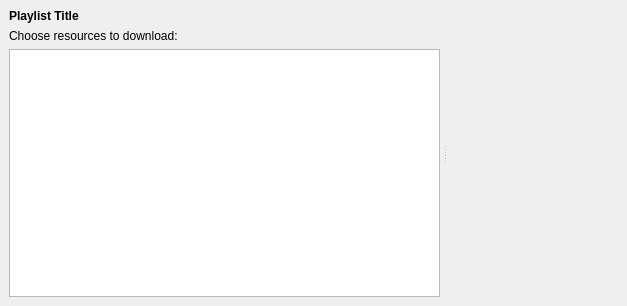
<?xml version="1.0" encoding="UTF-8"?>
<ui version="4.0">
 <class>StreamListWidget</class>
 <widget class="QWidget" name="StreamListWidget">
  <property name="geometry">
   <rect>
    <x>0</x>
    <y>0</y>
    <width>627</width>
    <height>306</height>
   </rect>
  </property>
  <property name="styleSheet">
   <string notr="true">/* QGroupBox exposes the title as QString (even if internally its probably a QLabel) */
QGroupBox {
	font-weight: bold;
}</string>
  </property>
  <layout class="QVBoxLayout" name="verticalLayout_13">
   <property name="spacing">
    <number>0</number>
   </property>
   <property name="leftMargin">
    <number>0</number>
   </property>
   <property name="topMargin">
    <number>0</number>
   </property>
   <property name="rightMargin">
    <number>0</number>
   </property>
   <property name="bottomMargin">
    <number>0</number>
   </property>
   <item>
    <widget class="QStackedWidget" name="stackedWidget">
     <property name="currentIndex">
      <number>2</number>
     </property>
     <widget class="QWidget" name="pageEmpty">
      <layout class="QVBoxLayout" name="verticalLayout_5"/>
     </widget>
     <widget class="QWidget" name="pageDownloading">
      <layout class="QVBoxLayout" name="verticalLayout_4">
       <item>
        <layout class="QHBoxLayout" name="horizontalLayout_7">
         <item>
          <spacer name="horizontalSpacer">
           <property name="orientation">
            <enum>Qt::Horizontal</enum>
           </property>
           <property name="sizeHint" stdset="0">
            <size>
             <width>40</width>
             <height>20</height>
            </size>
           </property>
          </spacer>
         </item>
         <item>
          <widget class="QLabel" name="label_6">
           <property name="text">
            <string>Detected Media:</string>
           </property>
          </widget>
         </item>
         <item>
          <widget class="QLabel" name="waitingIconLabel">
           <property name="text">
            <string/>
           </property>
           <property name="pixmap">
            <pixmap resource="../resources.qrc">:/icons/menu/stream_wait_16x16.gif</pixmap>
           </property>
          </widget>
         </item>
         <item>
          <widget class="QLabel" name="label_12">
           <property name="text">
            <string>Please wait, checking URL...</string>
           </property>
          </widget>
         </item>
         <item>
          <spacer name="horizontalSpacer_5">
           <property name="orientation">
            <enum>Qt::Horizontal</enum>
           </property>
           <property name="sizeHint" stdset="0">
            <size>
             <width>40</width>
             <height>20</height>
            </size>
           </property>
          </spacer>
         </item>
        </layout>
       </item>
       <item>
        <spacer name="verticalSpacer">
         <property name="orientation">
          <enum>Qt::Vertical</enum>
         </property>
         <property name="sizeHint" stdset="0">
          <size>
           <width>0</width>
           <height>0</height>
          </size>
         </property>
        </spacer>
       </item>
      </layout>
     </widget>
     <widget class="QWidget" name="pageNormal">
      <layout class="QVBoxLayout" name="verticalLayout_6" stretch="0">
       <item>
        <widget class="QSplitter" name="splitter">
         <property name="orientation">
          <enum>Qt::Horizontal</enum>
         </property>
         <property name="handleWidth">
          <number>10</number>
         </property>
         <property name="childrenCollapsible">
          <bool>false</bool>
         </property>
         <widget class="QWidget" name="playlistPanelWidget" native="true">
          <layout class="QVBoxLayout" name="verticalLayout">
           <property name="leftMargin">
            <number>0</number>
           </property>
           <property name="topMargin">
            <number>0</number>
           </property>
           <property name="rightMargin">
            <number>0</number>
           </property>
           <property name="bottomMargin">
            <number>0</number>
           </property>
           <item>
            <widget class="QLabel" name="playlistTitleLabel">
             <property name="font">
              <font>
               <weight>75</weight>
               <bold>true</bold>
              </font>
             </property>
             <property name="cursor">
              <cursorShape>IBeamCursor</cursorShape>
             </property>
             <property name="text">
              <string notr="true">Playlist Title</string>
             </property>
             <property name="wordWrap">
              <bool>true</bool>
             </property>
             <property name="textInteractionFlags">
              <set>Qt::LinksAccessibleByMouse|Qt::TextEditable|Qt::TextEditorInteraction|Qt::TextSelectableByKeyboard|Qt::TextSelectableByMouse</set>
             </property>
            </widget>
           </item>
           <item>
            <widget class="QLabel" name="label_9">
             <property name="text">
              <string>Choose resources to download:</string>
             </property>
            </widget>
           </item>
           <item>
            <widget class="CheckableTableView" name="playlistView"/>
           </item>
          </layout>
         </widget>
         <widget class="StreamWidget" name="streamWidget" native="true"/>
        </widget>
       </item>
      </layout>
     </widget>
     <widget class="QWidget" name="pageError">
      <layout class="QVBoxLayout" name="verticalLayout_3">
       <item>
        <layout class="QHBoxLayout" name="horizontalLayout">
         <item>
          <spacer name="horizontalSpacer_2">
           <property name="orientation">
            <enum>Qt::Horizontal</enum>
           </property>
           <property name="sizeType">
            <enum>QSizePolicy::Fixed</enum>
           </property>
           <property name="sizeHint" stdset="0">
            <size>
             <width>100</width>
             <height>20</height>
            </size>
           </property>
          </spacer>
         </item>
         <item>
          <layout class="QVBoxLayout" name="verticalLayout_2">
           <item>
            <widget class="QLabel" name="errorLabel">
             <property name="text">
              <string>Error:</string>
             </property>
            </widget>
           </item>
           <item>
            <widget class="QLabel" name="errorMessageLabel">
             <property name="text">
              <string>Can't find the URL stream</string>
             </property>
            </widget>
           </item>
           <item>
            <widget class="QLabel" name="label_4">
             <property name="text">
              <string>---
Help: if you get an error, follow these instructions:

1. Verify the URL
   Eventually, simplify the URL: remove the optional PHP arguments, in the query, after '?' in the URL:
   Ex: 'https://www.abc.com/watch?video=some_video&amp;t=154&amp;h=144&amp;w=278'
         becomes 
         'https://www.abc.com/watch?video=some_video'

2. Open the URL in a Web browser, and Play it
    (Rem: the Web browser can force the server to play the video)

3. Click 'Continue' button again

4. Retry later</string>
             </property>
             <property name="wordWrap">
              <bool>true</bool>
             </property>
            </widget>
           </item>
           <item>
            <spacer name="verticalSpacer_3">
             <property name="orientation">
              <enum>Qt::Vertical</enum>
             </property>
             <property name="sizeHint" stdset="0">
              <size>
               <width>0</width>
               <height>0</height>
              </size>
             </property>
            </spacer>
           </item>
          </layout>
         </item>
        </layout>
       </item>
      </layout>
     </widget>
    </widget>
   </item>
  </layout>
 </widget>
 <customwidgets>
  <customwidget>
   <class>StreamWidget</class>
   <extends>QWidget</extends>
   <header>Widgets/StreamWidget</header>
   <container>1</container>
  </customwidget>
  <customwidget>
   <class>CheckableTableView</class>
   <extends>QTableView</extends>
   <header>Widgets/CheckableTableView</header>
  </customwidget>
 </customwidgets>
 <resources>
  <include location="../resources.qrc"/>
 </resources>
 <connections/>
</ui>
